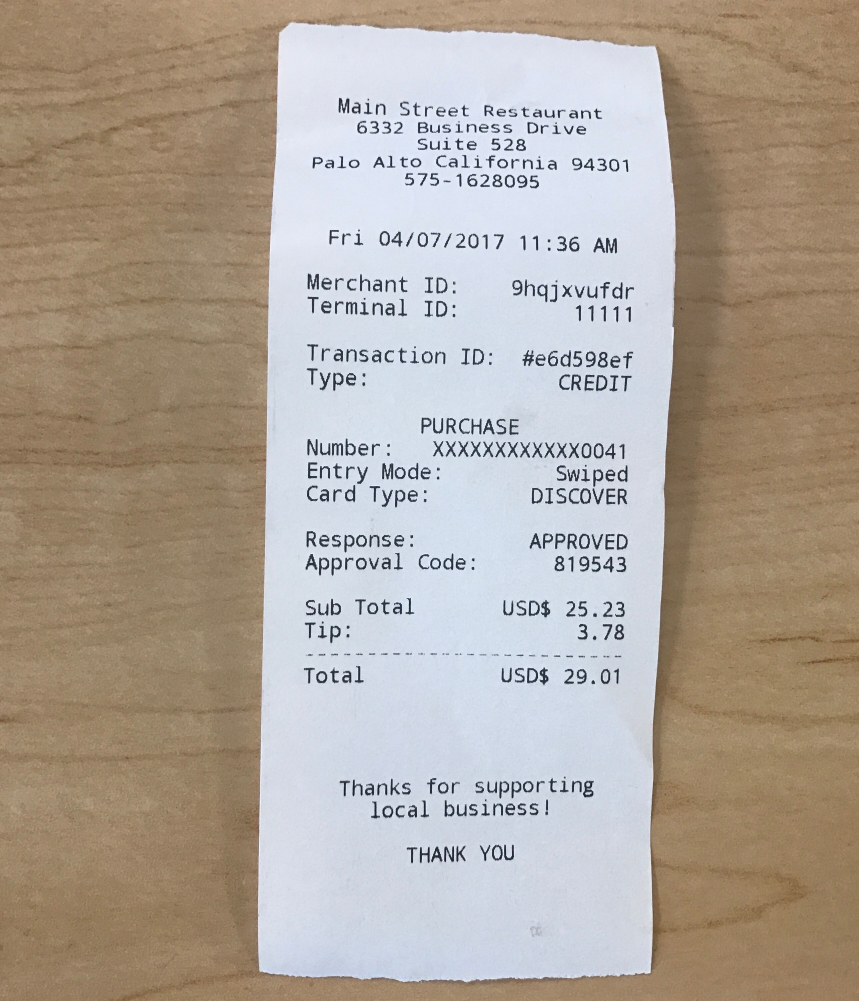
#> input picture receipt 1.jpeg, 2577 x 3001 px, found by its file name (shown at 1/3 size)
$ jupyter execute --allow-errors OCR_Using_Tesseract.ipynb   (older library calls are emulated)
#> lines starting #> are read from the running program, lines starting #| are printed output that depends on the picture; after the words box and inside, x2 and y2 are one past the last pixel; in counts of white or black regions, pixels touching at a corner belong together
[cell 1]
import numpy as np
import cv2
import matplotlib.pyplot as plt

from skimage.filters import threshold_local
from PIL import Image

#Image Segmentation by Open CV

[cell 2]
# Sample file out of the dataset
file_name = '/content/receipt 1.jpeg'
img = Image.open(file_name)
#> img is the input picture: PIL image 2577x3001 RGB; mean R, G, B 175.3, 165.2, 154.3
img.thumbnail((800,800), Image.ANTIALIAS)
#> img: PIL image 687x800 RGB
img

[cell 3]
def opencv_resize(image, ratio):
#> called with ratio = 0.167
    width = int(image.shape[1] * ratio)
#> width = 429
    height = int(image.shape[0] * ratio)
#> height = 499
    dim = (width, height)
#> dim = (429, 499)
    return cv2.resize(image, dim, interpolation = cv2.INTER_AREA)

[cell 4]
def plot_rgb(image):
    plt.figure(figsize=(16,10))
    return plt.imshow(cv2.cvtColor(image, cv2.COLOR_BGR2RGB))

[cell 5]
def plot_gray(image):
    plt.figure(figsize=(16,10))
    return plt.imshow(image, cmap='Greys_r')

[cell 6]
image = cv2.imread(file_name)
# Downscale image as finding receipt contour is more efficient on a small image
resize_ratio = 500 / image.shape[0]
original = image.copy()
image = opencv_resize(image, resize_ratio)
# Convert to grayscale for further processing
gray = cv2.cvtColor(image, cv2.COLOR_BGR2GRAY)
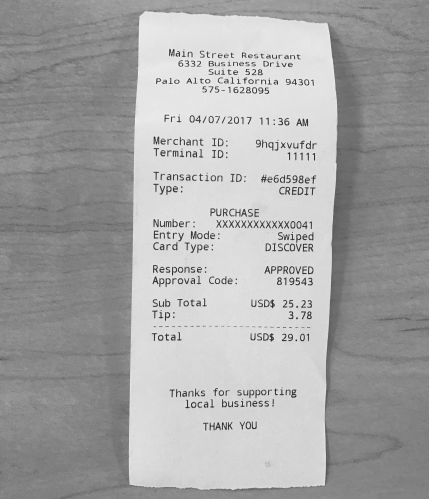
#> gray: shape (499, 429); min 40, max 244, mean 167
plot_gray(gray)

[cell 7]
# Get rid of noise with Gaussian Blur filter
blurred = cv2.GaussianBlur(gray, (5, 5), 0)
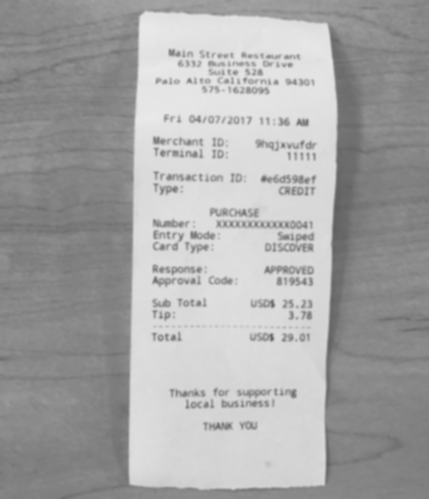
#> blurred: shape (499, 429); min 94, max 233, mean 167
plot_gray(blurred)

[cell 8]
# Detect white regions
rectKernel = cv2.getStructuringElement(cv2.MORPH_RECT, (9, 9))
dilated = cv2.dilate(blurred, rectKernel)
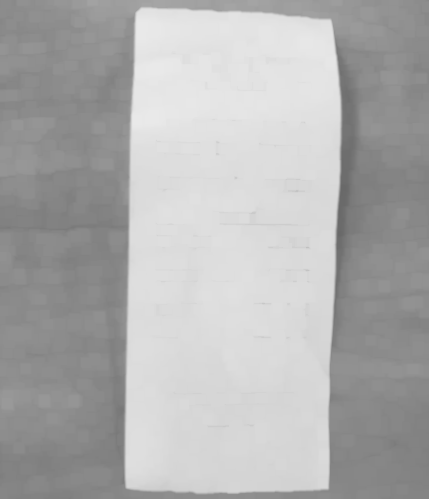
#> dilated: shape (499, 429); min 104, max 233, mean 176
plot_gray(dilated)

[cell 9]
edged = cv2.Canny(dilated, 100, 200, apertureSize=3)
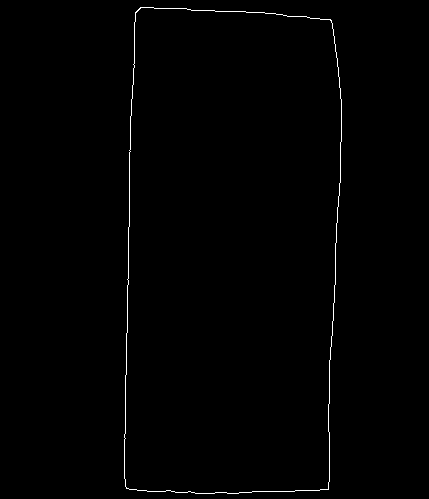
#> edged: shape (499, 429); 0.63% white in thin lines or dots, all inside (x1, y1, x2, y2) = (124, 7, 342, 494)
plot_gray(edged)

[cell 10]
cv2.__version__

[cell 11]
# Detect all contours in Canny-edged image
contours, hierarchy = cv2.findContours(edged, cv2.RETR_TREE, cv2.CHAIN_APPROX_SIMPLE)
#> contours = 2 contours; box (x1, y1, x2, y2) and area: (124, 7, 342, 494) 98688, (124, 7, 342, 494) 98680
image_with_contours = cv2.drawContours(image.copy(), contours, -1, (0,255,0), 3)
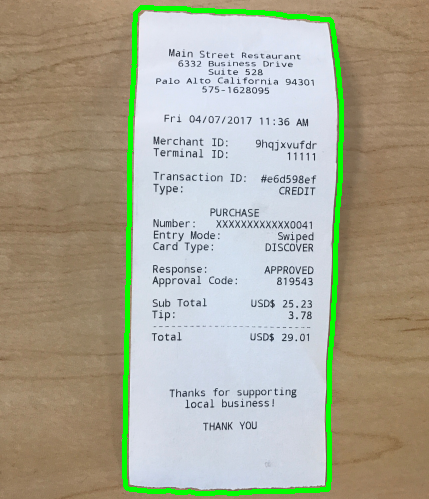
#> image_with_contours: shape (499, 429, 3); mean B, G, R 151.2, 169.2, 170.7
plot_rgb(image_with_contours)

[cell 12]
# Get 10 largest contours
largest_contours = sorted(contours, key = cv2.contourArea, reverse = True)[:10]
#> largest_contours has the same summary as contours
image_with_largest_contours = cv2.drawContours(image.copy(), largest_contours, -1, (0,255,0), 3)
plot_rgb(image_with_largest_contours)

[cell 13]
# approximate the contour by a more primitive polygon shape
def approximate_contour(contour):
    peri = cv2.arcLength(contour, True)
    return cv2.approxPolyDP(contour, 0.032 * peri, True)

[cell 14]
def get_receipt_contour(contours):
    # loop over the contours
    for c in contours:
        approx = approximate_contour(c)
        # if our approximated contour has four points, we can assume it is receipt's rectangle
        if len(approx) == 4:
            return approx
#> this loop made 1 pass
#> (peri in approximate_contour, approx) on pass 1: (1375.7, [[140, 7], [125, 486], [328, 489], [331, 20]])

[cell 15]
get_receipt_contour(largest_contours)
#> Out = [[140, 7], [125, 486], [328, 489], [331, 20]]
#> the loop in get_receipt_contour, `for c in contours:` made 1 pass

[cell 16]
receipt_contour = get_receipt_contour(largest_contours)
#> receipt_contour = [[140, 7], [125, 486], [328, 489], [331, 20]]
image_with_receipt_contour = cv2.drawContours(image.copy(), [receipt_contour], -1, (0, 255, 0), 2)
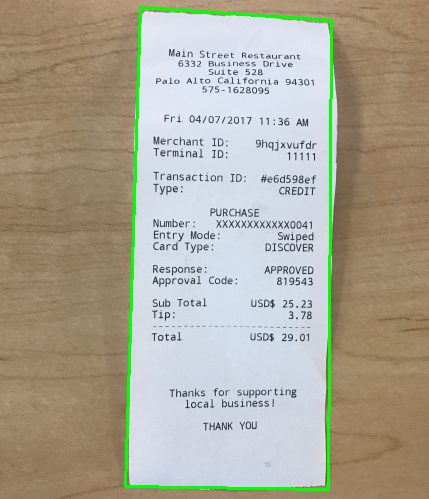
#> image_with_receipt_contour: shape (499, 429, 3); mean B, G, R 151.3, 166.8, 172
plot_rgb(image_with_receipt_contour)

[cell 17]
def contour_to_rect(contour):
    pts = contour.reshape(4, 2)
#> pts = [[140, 7], [125, 486], [328, 489], [331, 20]]
    rect = np.zeros((4, 2), dtype = "float32")
    # top-left point has the smallest sum
    # bottom-right has the largest sum
    s = pts.sum(axis = 1)
#> s = [147, 611, 817, 351]
    rect[0] = pts[np.argmin(s)]
    rect[2] = pts[np.argmax(s)]
    # compute the difference between the points:
    # the top-right will have the minumum difference
    # the bottom-left will have the maximum difference
    diff = np.diff(pts, axis = 1)
#> diff = [-133, 361, 161, -311]
    rect[1] = pts[np.argmin(diff)]
    rect[3] = pts[np.argmax(diff)]
    return rect / resize_ratio

[cell 18]
def wrap_perspective(img, rect):
    # unpack rectangle points: top left, top right, bottom right, bottom left
    (tl, tr, br, bl) = rect
#> tl = [840.3, 42.01]; tr = [1986.7, 120]; br = [1968.7, 2935]; bl = [750.2, 2917]
    # compute the width of the new image
    widthA = np.sqrt(((br[0] - bl[0]) ** 2) + ((br[1] - bl[1]) ** 2))
#> widthA = 1218.5
    widthB = np.sqrt(((tr[0] - tl[0]) ** 2) + ((tr[1] - tl[1]) ** 2))
#> widthB = 1149
    # compute the height of the new image
    heightA = np.sqrt(((tr[0] - br[0]) ** 2) + ((tr[1] - br[1]) ** 2))
#> heightA = 2815
    heightB = np.sqrt(((tl[0] - bl[0]) ** 2) + ((tl[1] - bl[1]) ** 2))
#> heightB = 2876.4
    # take the maximum of the width and height values to reach
    # our final dimensions
    maxWidth = max(int(widthA), int(widthB))
#> maxWidth = 1218
    maxHeight = max(int(heightA), int(heightB))
#> maxHeight = 2876
    # destination points which will be used to map the screen to a "scanned" view
    dst = np.array([
        [0, 0],
        [maxWidth - 1, 0],
        [maxWidth - 1, maxHeight - 1],
        [0, maxHeight - 1]], dtype = "float32")
#> dst = [[0, 0], [1217, 0], [1217, 2875], [0, 2875]]
    # calculate the perspective transform matrix
    M = cv2.getPerspectiveTransform(rect, dst)
#> M = [[1.02, 0.032, -859], [-0.071, 1.04, 15.84], [-1.96e-05, 2.08e-05, 1]]
    # warp the perspective to grab the screen
    return cv2.warpPerspective(img, M, (maxWidth, maxHeight))
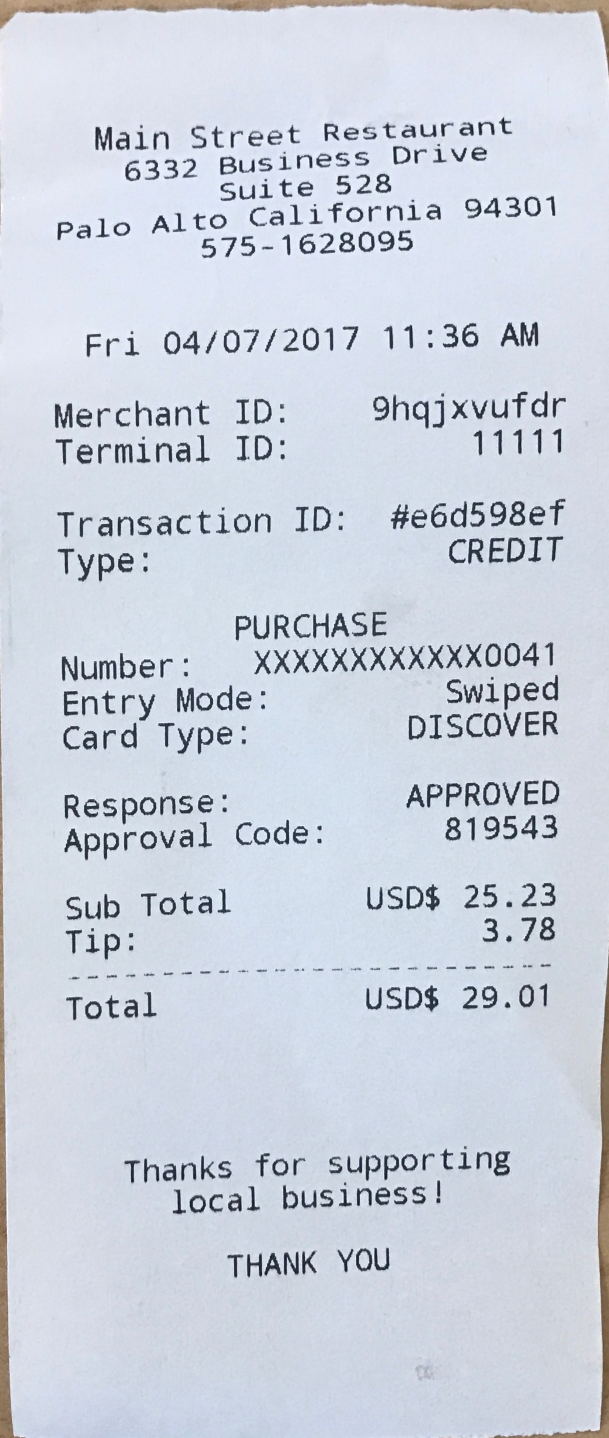
#> returned value: shape (2876, 1218, 3) (shown at 1/2 size); mean of channels 0, 1, 2 222.3, 210.6, 203.4; drawn as B, G, R

[cell 19]
scanned = wrap_perspective(original.copy(), contour_to_rect(receipt_contour))
plt.figure(figsize=(16,10))
plt.imshow(scanned)

[cell 20]
def bw_scanner(image):
    gray = cv2.cvtColor(image, cv2.COLOR_BGR2GRAY)
#> gray: shape (2876, 1218)
    T = threshold_local(gray, 21, offset = 5, method = "gaussian")
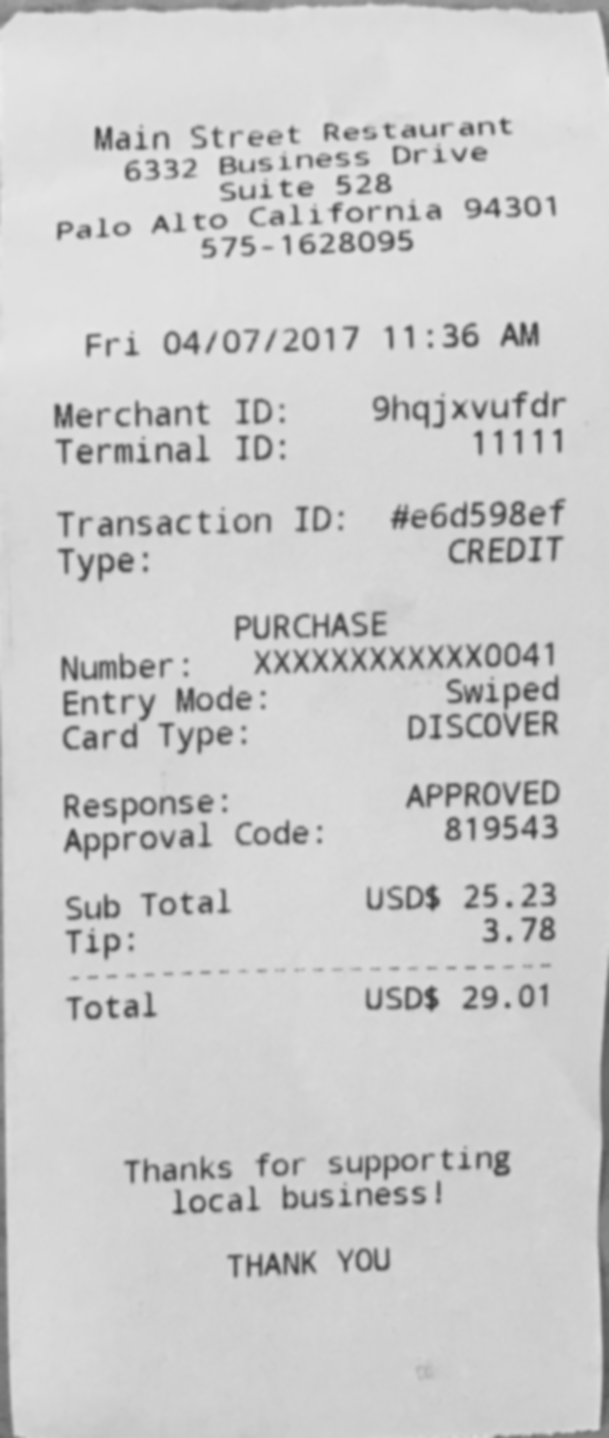
#> T: shape (2876, 1218) float64 (shown at 1/2 size); min 59.62, max 235.4, mean 204.8
    return (gray > T).astype("uint8") * 255
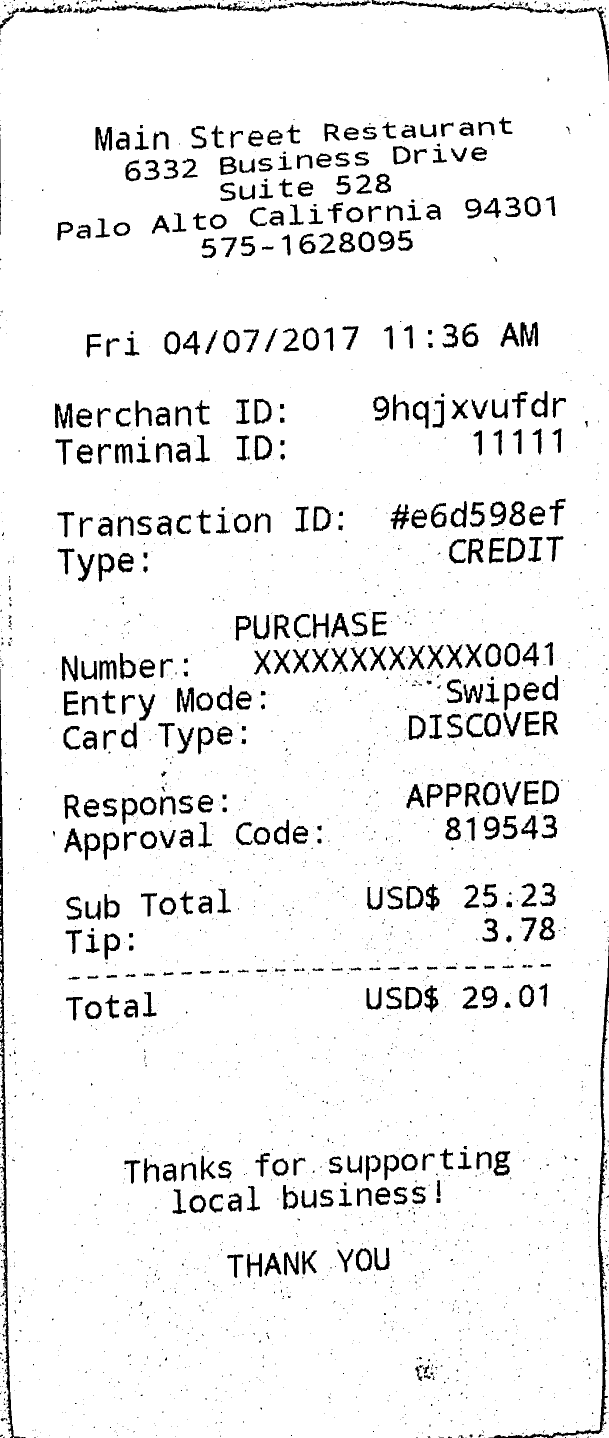
#> returned value: shape (2876, 1218) (shown at 1/2 size); 93.8% white; 2772 black regions (2312 under 20 px), largest, box (x1, y1, x2, y2) and area: (0, 1338, 52, 2876) 7591, (977, 1891, 1218, 2876) 6632, (159, 7, 432, 27) 1770
